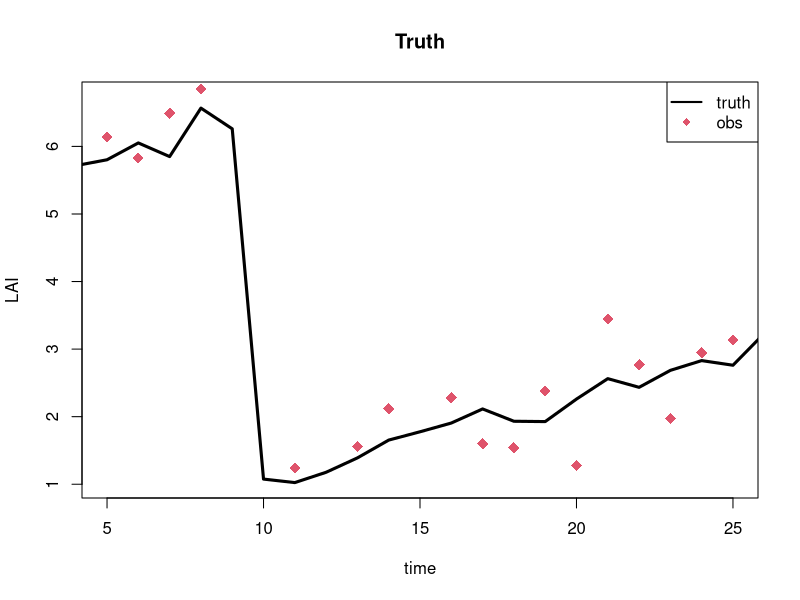
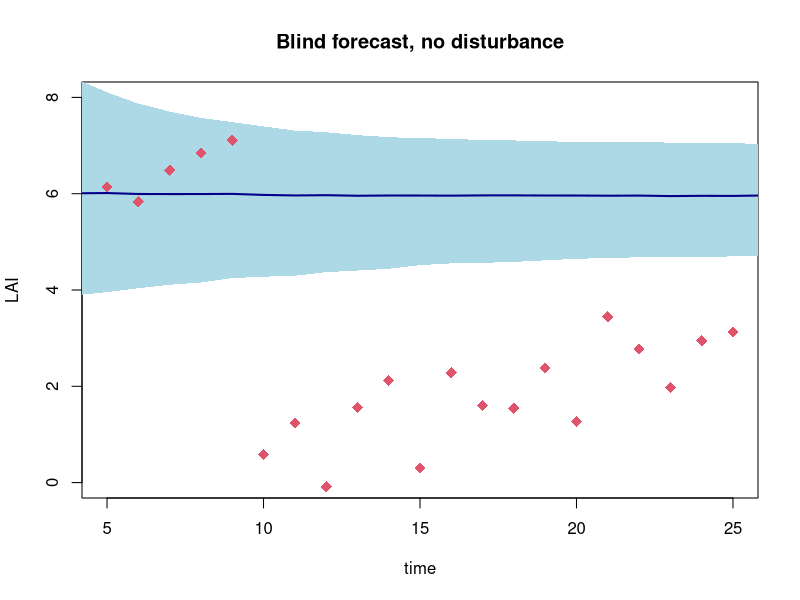
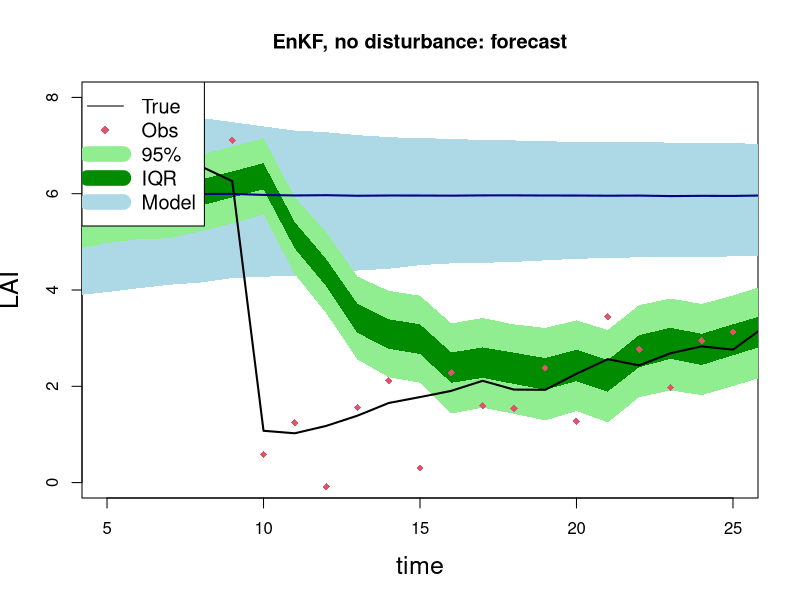
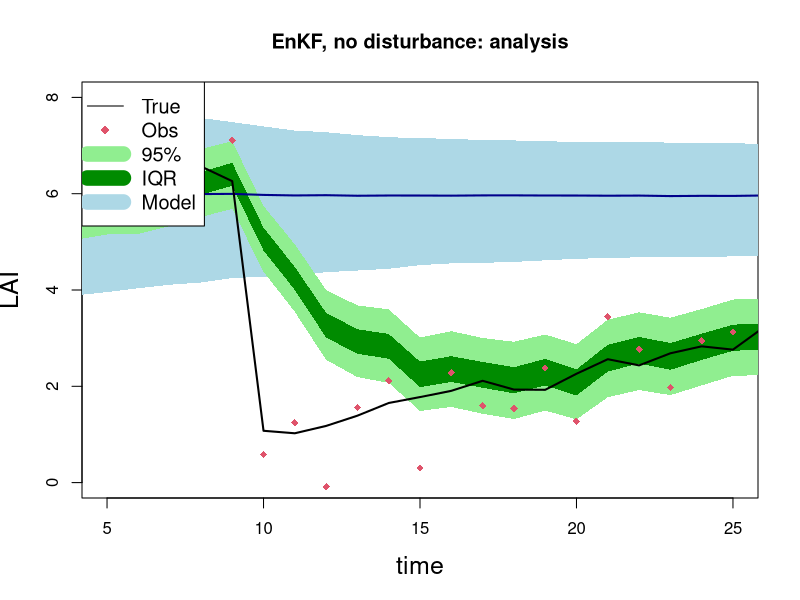
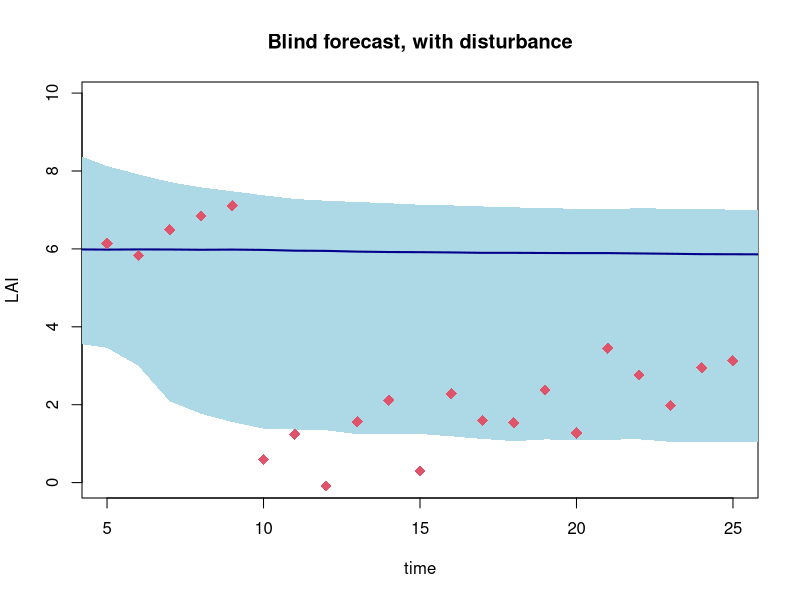
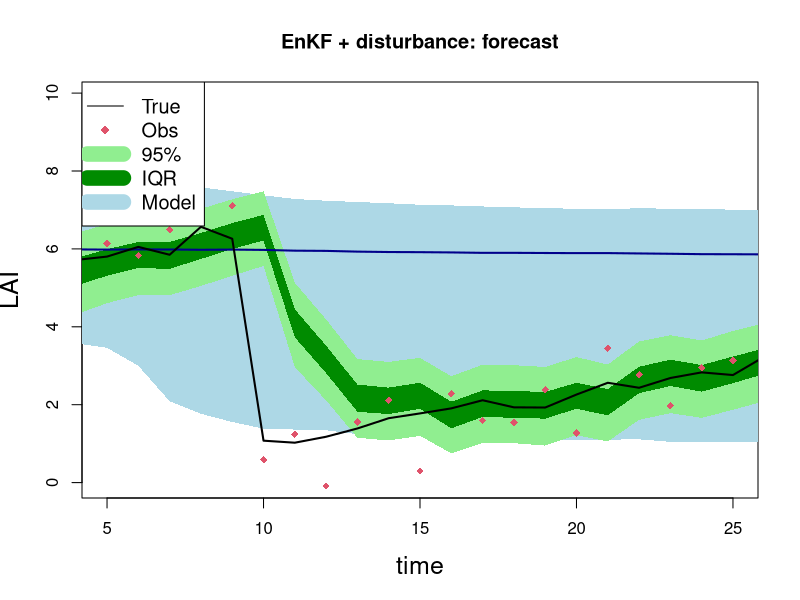
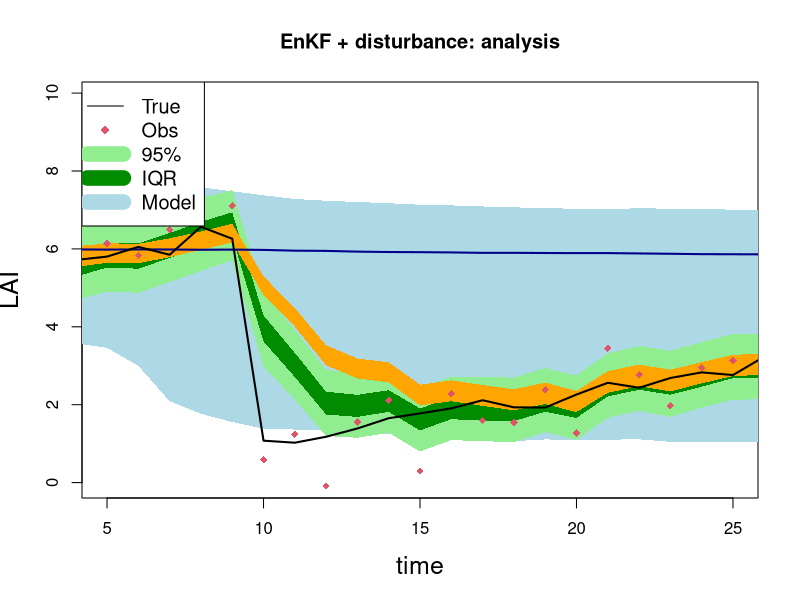
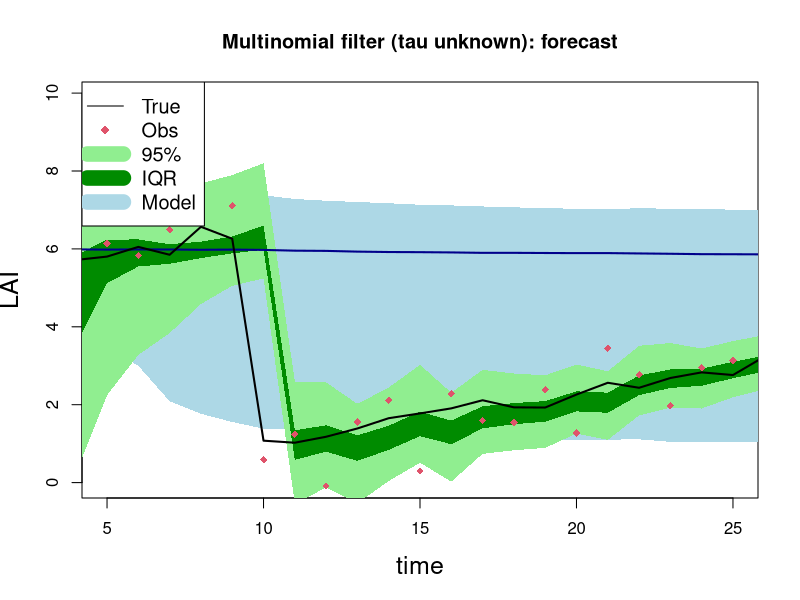

Write R code to recreate these figures, in order.
## Single site, single disturbance, single pool (logistic LAI) synthetic experiment.
##
## Migrated from SingleSite_SingleDisturb.Rmd. Reproduces
##   1. the "true" run and observations,
##   2. the blind (free-run) forecast without and with disturbance,
##   3. the standard EnKF without and with disturbance,
##   4. the multinomial (disturbed / undisturbed mixture) filter -- here the joint
##      disturbance + process-precision filter of or-model/R/or-joint-update.R (ORJointUpdate),
##      ported from the 3-pool VSEM model to the 1-pool logistic LAI model,
## and the comparison figure of the three filters.
##
## The logistic model has a single scalar process error, n_t ~ N(f(n_{t-1}), 1/tau),
## with f(n) = n + r n (1 - n/K). As in ORJointUpdate, tau is unknown and carried on
## a log-spaced grid; disturbance replaces the state with a draw from N(mu0, V0).
##
## Run from the repository root:  Rscript synthetic-experiments/singlesite-singledisturbance-singlepool.R
## Figures and results go to `outdir` (git-ignored).

outdir <- "experiments/synthetic/singlesite-singledisturbance-singlepool"
if (!dir.exists(outdir)) dir.create(outdir, recursive = TRUE)

## ---- "True" run ---------------------------------------------------------------
## Same parameters and RNG sequence as SingleSite_SingleDisturb.Rmd, so n.true and
## n.obs are identical to the Rmd's (and to data$Y in SSSD.RData).
set.seed(1066)
p.dist = 0.005   # background disturbance probability per step
n0     = 1       # mean post-disturbance LAI
n0.sd  = 0.5     # sd of post-disturbance LAI
nIC    = 6
r      = .1
K      = 6
n.sd   = 0.25    # process error sd (tau = 1/n.sd^2 = 16)
NT     = 100
time   = 1:NT
xlim   = c(5,25)
n = rep(nIC,NT)
d = rep(0,NT)
d[10] = 1  ## prescribe a disturbance
for(t in 2:NT){
  n[t] = n[t-1] + r*n[t-1]*(1-n[t-1]/K) + rnorm(1,0,n.sd)
  if(d[t]) n[t] = abs(rnorm(1,n0,n0.sd))
}
obs.sd = 0.75
n.true = n
n.obs  = rnorm(NT,n.true,obs.sd)

logistic <- function(x) x + r*x*(1-x/K)

## ---- Shared helpers -----------------------------------------------------------
NE   = 10000                       # ensemble size (blind runs and EnKF)
qs5  = c(0.025,0.25,0.5,0.75,0.975)

## blind forecast: NE free runs from the lognormal IC, optionally with disturbance
blind_forecast <- function(disturb) {
  ne = matrix(rlnorm(NE,log(nIC),n.sd),NE,NT)
  for(t in 2:NT){
    ne[,t] = abs(logistic(ne[,t-1]) + rnorm(NE,0,n.sd))
    if(disturb){
      dd = as.logical(rbinom(NE,1,p.dist))
      ne[dd,t] = abs(rnorm(sum(dd),n0,n0.sd))
    }
  }
  apply(ne,2,quantile,c(0.025,0.5,0.975))
}

## standard EnKF (Gaussian-resampled analysis ensemble), optionally with disturbance
## in the forecast ensemble. Returns forecast and analysis quantiles (5 x NT).
## NOTE: the Rmd used obs.sd (not obs.sd^2) as the observation variance in the Kalman
## gain; that is fixed here, so the EnKF bands are slightly narrower than in the Rmd.
run_enkf <- function(disturb) {
  ens = matrix(NA,NT*2+1,NE)
  ens[1,] = rlnorm(NE,log(nIC),n.sd)
  Xae = Pae = Xfe = Pfe = rep(NA,NT)
  for(i in 1:NT){
    ## approximate forecast with Normal
    k = 2*(i-1)+1
    Xfe[i] = mean(ens[k,])
    Pfe[i] = var(ens[k,])

    ## analysis step: combine previous forecast with observed data
    Kg = Pfe[i]/(Pfe[i] + obs.sd^2)
    Xae[i] = if(!is.na(n.obs[i])) Xfe[i] + Kg*(n.obs[i] - Xfe[i]) else Xfe[i]
    Pae[i] = (1-Kg)*Pfe[i]

    ## generate new ensemble
    ens[k+1,] = rnorm(NE,Xae[i],sqrt(Pae[i]))

    ## forecast step: predict to next step from current
    ens[k+2,] = logistic(ens[k+1,]) + rnorm(NE,0,n.sd)
    if(disturb){
      disturbed = as.logical(rbinom(NE,1,p.dist))
      ens[k+2,disturbed] = abs(rnorm(sum(disturbed),n0,n0.sd)) ## disturbance
    }
  }
  list(fx = apply(ens[2*(1:NT)-1,],1,quantile,qs5),
       an = apply(ens[2*(1:NT),],1,quantile,qs5))
}

## ---- Blind forecasts and EnKF ---------------------------------------------------
n0.stats = blind_forecast(disturb = FALSE)
enkf0    = run_enkf(disturb = FALSE)
fx0.stats = enkf0$fx; an0.stats = enkf0$an

n.stats  = blind_forecast(disturb = TRUE)
enkf     = run_enkf(disturb = TRUE)
fx.stats = enkf$fx; an.stats = enkf$an

## ---- Multinomial filter: ORJointUpdate ported to the logistic LAI model ----------

# Quantiles of a 1-d Gaussian mixture sum_i w_i N(mu_i, sd_i^2), by root-finding on its
# CDF. Components with negligible weight are dropped first.
mix_quantile <- function(p, w, mu, sd) {
  keep <- w > 1e-12 * sum(w)
  w <- w[keep] / sum(w[keep]); mu <- mu[keep]; sd <- sd[keep]
  lo <- min(mu - 8 * sd); hi <- max(mu + 8 * sd)
  sapply(p, function(pp) uniroot(function(x) sum(w * pnorm(x, mu, sd)) - pp,
                                 c(lo, hi), tol = 1e-8)$root)
}

# Initial tau weights: grid point g gets the prior mass of its cell, with the cell
# edges at the midpoints to the neighbouring grid points (see or-model/R/or-joint-update.R).
cell_prior_mass <- function(tauGrid, prior) {
  G   <- length(tauGrid)
  if (G == 1) return(1)
  mid <- (tauGrid[-G] + tauGrid[-1]) / 2
  lo  <- c(tauGrid[1], mid)
  hi  <- c(mid, tauGrid[G])
  cdf <- switch(prior$type,
    gamma      = function(x) pgamma(x, shape = prior$shape, rate = prior$rate),
    loguniform = function(x) log(x))
  m <- cdf(hi) - cdf(lo)
  m / sum(m)
}

# Moment-matching projection of the analysis mixture onto two Gaussians per tau grid
# point: group 1 = undisturbed components (k = 0), group 2 = disturbed (k >= 1).
# w, mu, sig: G x 2 x (D+1). Returns w, mu, sig as G x 2 matrices [g, group].
project_grid <- function(w, mu, sig) {
  G   <- dim(w)[1]
  grp <- list(1, seq_len(dim(w)[3])[-1])
  out <- list(w = matrix(0, G, 2), mu = matrix(0, G, 2), sig = matrix(0, G, 2))
  for (h in 1:2) {
    wh  <- w[, , grp[[h]], drop = FALSE]
    wg  <- apply(wh, 1, sum)
    out$w[, h]   <- wg
    out$mu[, h]  <- apply(wh * mu[, , grp[[h]], drop = FALSE], 1, sum) / wg
    out$sig[, h] <- apply(wh * (sig[, , grp[[h]], drop = FALSE] + mu[, , grp[[h]], drop = FALSE]^2), 1, sum) / wg -
                    out$mu[, h]^2
  }
  # a group with zero total weight has undefined moments (0/0 above); give it the other
  # group's moments so it stays finite -- its weight is 0, so it only enters the proposal
  z1 <- !(out$w[, 1] > 0); z2 <- !(out$w[, 2] > 0) & !z1
  out$mu[z1, 1] <- out$mu[z1, 2]; out$sig[z1, 1] <- out$sig[z1, 2]
  out$mu[z2, 2] <- out$mu[z2, 1]; out$sig[z2, 2] <- out$sig[z2, 1]
  out
}

##' Approximate joint disturbance + process-precision update, logistic LAI model
##'
##' Port of ORJointUpdate (or-model/R/or-joint-update.R) to a 1-pool state. Per tau grid point g
##' the analysis is a 2-component Gaussian mixture (j = undisturbed / disturbed history).
##' Forecast: importance-sample the previous analysis mixture, push the samples through
##' the logistic model and take weighted moments for every (g, j); the undisturbed branch
##' (k = 0) adds process variance 1/tau_g, a disturbed branch (k >= 1) replaces the state
##' with N(mu0_k, V0_k), which does not depend on the prior state so its moments are exact.
##' Analysis: Kalman update of every (g, j, k), likelihood-weighted, then moment-matched
##' back onto 2 components per g; the tau posterior is updated on the grid.
##'
##' @param Y length-NT observations (NA => forecast-only step)
##' @param R observation-error variance
##' @param Xic initial-condition ensemble (vector)
##' @param model deterministic one-step model f(x), vectorised
##' @param dist disturbance list: p ((D+1) x NT prior; row 1 = undisturbed), n (# classes),
##'   vals (per-class list(mu0, V0))
##' @param G number of tau grid points
##' @param N importance-sample size
##' @param prior prior for tau: list(type = "gamma", shape, rate) or list(type = "loguniform")
##' @param grid list(tauMin, tauMax) for the log-spaced tau grid (tauMin == tauMax => known tau)
##' @param forecastFirst if FALSE, Xic is the prior at t = 1 and step 1 is analysis-only
##'   (the alignment of the EnKF in SingleSite_SingleDisturb.Rmd); if TRUE, Xic is the
##'   state at t = 0 and step 1 forecasts first, as in ORJointUpdate
##' @return list of length-NT summaries, marginalised over the tau posterior and components:
##'   mean, var, q (5 x NT analysis quantiles at qs5), fq (forecast quantiles), pDist,
##'   pit, wDrop, procVar = E[1/tau | y_{1:t}], tauPost (G x NT), tauGrid, and mix
##'   (per-t analysis mixture: w, mu, sd) for density plots
ORJointUpdateLogistic <- function(Y, R, Xic, model, dist, G = 200, N = 1000, prior, grid,
                                  forecastFirst = FALSE) {
  NT <- length(Y)
  D  <- dist$n
  tauGrid <- exp(seq(log(grid$tauMin), log(grid$tauMax), length.out = G))

  qs      <- log(cell_prior_mass(tauGrid, prior))
  prevW   <- matrix(0.5, G, 2)
  prevMu  <- matrix(mean(Xic), G, 2)
  prevSig <- matrix(var(Xic), G, 2)

  hist <- list(
    mean = rep(NA_real_, NT), var = rep(NA_real_, NT),
    q = matrix(NA_real_, 5, NT), fq = matrix(NA_real_, 5, NT),
    pDist = rep(NA_real_, NT), pit = rep(NA_real_, NT), wDrop = rep(NA_real_, NT),
    procVar = rep(NA_real_, NT), tauPost = matrix(NA_real_, G, NT), tauGrid = tauGrid,
    mix = vector("list", NT)
  )

  for (t in 1:NT) {
    muF  <- array(0, dim = c(G, 2, D+1))
    sigF <- array(0, dim = c(G, 2, D+1))
    dropF <- matrix(FALSE, G, 2)

    if (t == 1 && !forecastFirst) {
      # the IC is the time-1 prior: no propagation, no process error
      muF[, , 1]  <- prevMu
      sigF[, , 1] <- prevSig
    } else {
      # sample from the proposal: equal-weight mixture over every (g, j), positive LAI only
      propSamples <- numeric(0); tries <- 0L
      while (length(propSamples) < N) {
        tries <- tries + 1L
        if (tries > 100L) stop(sprintf("t=%d: proposal rejection rate too high", t))
        i <- sample.int(G, N, replace = TRUE); j <- sample.int(2L, N, replace = TRUE)
        x <- rnorm(N, prevMu[cbind(i, j)], sqrt(prevSig[cbind(i, j)]))
        propSamples <- c(propSamples, x[x > 0])
      }
      propSamples <- propSamples[1:N]
      sim0 <- model(propSamples)

      # P x N log density of every sample under every flattened component r = (j-1)*G + g
      compMu  <- as.vector(prevMu)
      compSd  <- sqrt(as.vector(prevSig))
      logDens <- dnorm(outer(-compMu, propSamples, "+") / compSd, log = TRUE) - log(compSd)

      # importance weights of each component's samples, in log space
      mx      <- apply(logDens, 2, max)
      logProp <- mx + log(colSums(exp(sweep(logDens, 2, mx)))) - log(2 * G)
      logW    <- sweep(logDens, 2, logProp)
      W       <- exp(logW - apply(logW, 1, max))
      W       <- W / rowSums(W)
      cN      <- 1 - rowSums(W^2)

      # components whose weights collapse onto ~1 sample have no estimable forecast
      # moments: unweighted placeholder moments and zero likelihood below
      degen <- cN < 1e-8
      W[degen, ] <- 1 / N
      cN[degen]  <- 1 - 1 / N
      dropF <- matrix(degen, G, 2)

      ctr <- mean(sim0)
      MU  <- as.vector(W %*% sim0)
      S   <- (as.vector(W %*% (sim0 - ctr)^2) - (MU - ctr)^2) / cN
      muF[, , 1]  <- MU
      sigF[, , 1] <- S + 1 / rep(tauGrid, 2)        # process variance 1/tau_g
    }
    for (k in seq_len(D)) {                         # disturbance replaces the state
      muF[, , k + 1]  <- dist$vals[[k]]$mu0
      sigF[, , k + 1] <- dist$vals[[k]]$V0
    }

    beta    <- dist$p[, t]
    piPrev  <- exp(qs - max(qs)); piPrev <- piPrev / sum(piPrev)          # pi_{t-1}(g)
    wPrior  <- outer(prevW, beta)                                         # G x 2 x (D+1)
    wPrior[, , 1][dropF] <- 0
    hist$wDrop[t] <- sum(piPrev * prevW * dropF) * beta[1]

    # forecast (one-step-ahead) mixture, marginalised over pi_{t-1}
    wF <- wPrior * piPrev; wF <- wF / sum(wF)
    hist$fq[, t] <- mix_quantile(qs5, wF, muF, sqrt(sigF))

    if (is.na(Y[t])) {
      muA <- muF; sigA <- sigF; lA <- array(1, dim(muF))
    } else {
      s   <- sigF + R
      Kg  <- sigF / s
      muA <- muF + Kg * (Y[t] - muF)
      sigA <- sigF * (1 - Kg)
      lA  <- dnorm(Y[t], muF, sqrt(s))
      hist$pit[t] <- sum(wF * pnorm(Y[t], muF, sqrt(s)))
    }

    # tau posterior on the grid
    zsum <- apply(wPrior * lA, 1, sum)
    logz <- log(zsum)
    if (any(!is.finite(logz))) stop(sprintf("t=%d: zero or non-finite marginal likelihood at %d tau grid points", t, sum(!is.finite(logz))))
    qs <- qs + logz
    ws <- exp(qs - max(qs)); ws <- ws / sum(ws)
    hist$tauPost[, t] <- ws
    hist$procVar[t]   <- sum(ws / tauGrid)

    # analysis weights
    wA <- wPrior * lA / zsum

    # summaries, marginalised over the tau posterior and components
    wAll <- wA * ws
    hist$mean[t]  <- sum(wAll * muA)
    hist$var[t]   <- sum(wAll * (sigA + muA^2)) - hist$mean[t]^2
    hist$pDist[t] <- sum(wAll[, , -1])
    hist$q[, t]   <- mix_quantile(qs5, wAll, muA, sqrt(sigA))
    keep <- wAll > 1e-10
    hist$mix[[t]] <- list(w = wAll[keep], mu = muA[keep], sd = sqrt(sigA[keep]))

    # project back onto 2 components per tau grid point
    out     <- project_grid(wA, muA, sigA)
    prevW   <- out$w
    prevMu  <- out$mu
    prevSig <- out$sig
  }
  hist
}

## disturbance prior: background p.dist every step except t = 1 (the IC step, where
## the truth cannot be disturbed)
or.dist <- list(
  p    = rbind(c(1, rep(1 - p.dist, NT - 1)), c(0, rep(p.dist, NT - 1))),
  n    = 1,
  vals = list(list(mu0 = n0, V0 = n0.sd^2))
)
or.Xic <- rlnorm(NE, log(nIC), n.sd)

## tau unknown: log-uniform prior on a grid spanning process sd 0.01 .. 3.2
or.fit <- ORJointUpdateLogistic(Y = n.obs, R = obs.sd^2, Xic = or.Xic, model = logistic,
                                dist = or.dist, G = 200, N = 1000,
                                prior = list(type = "loguniform"),
                                grid = list(tauMin = 0.1, tauMax = 1e4))
## tau known (= 1/n.sd^2), the setting of the Rmd's multinomial filter
or.known <- ORJointUpdateLogistic(Y = n.obs, R = obs.sd^2, Xic = or.Xic, model = logistic,
                                  dist = or.dist, G = 1, N = 1000,
                                  prior = list(type = "loguniform"),
                                  grid = list(tauMin = 1/n.sd^2, tauMax = 1/n.sd^2))

CI.fN = or.fit$q
Dbar  = or.fit$pDist

## ---- Figures ----------------------------------------------------------------------
band <- function(x, lo, hi, col) polygon(c(x, rev(x)), c(lo, rev(hi)), border = NA, col = col)
col.alpha <- function(col, a) adjustcolor(col, alpha.f = a)
leg <- function() legend("topleft",legend=c("True","Obs","95%","IQR","Model"),lty=c(1,0,1,1,1),
                         col=c(1,2,"lightgreen","green4","lightblue"),lwd=c(1,NA,15,15,15),
                         cex=1.2,pch=c(NA,18,NA,NA,NA))
filter_panel <- function(stats, free, yrng, main, extra = NULL) {
  plot(time,stats[5,],ylim=yrng,xlim=xlim,type='n',ylab="LAI",cex.lab=1.5,main=main)
  band(time,free[1,],free[3,],'lightblue')       ## free run 95%
  band(time,stats[1,],stats[5,],'lightgreen')     ## filter 95%
  band(time,stats[2,],stats[4,],'green4')         ## filter IQR
  if(!is.null(extra)) band(time,extra[2,],extra[4,],'orange')
  lines(time,free[2,],lwd=2,col="blue4")
  lines(time,n.true,lwd=2)
  points(time,n.obs,pch=18,col=2)
  leg()
}

pdf(file.path(outdir, "figures.pdf"), width = 7, height = 6)

## truth and obs
plot(time,n.true,type='l',ylim=range(n.true),xlim=xlim,ylab="LAI",lwd=3,main="Truth")
points(time,n.obs,pch=18,col=2,cex=1.5)
legend("topright",legend=c("truth","obs"),lwd=c(2,NA),pch=c(NA,18),col=1:2)

## blind forecast w/o disturbance
yrng0 = c(0,8)
plot(time,n.obs,type='n',ylim=yrng0,xlim=xlim,ylab="LAI",main="Blind forecast, no disturbance")
band(time,n0.stats[1,],n0.stats[3,],'lightblue')
lines(time,n0.stats[2,],lwd=2,col="blue4")
points(time,n.obs,pch=18,col=2,cex=1.5)

## standard EnKF w/o disturbance
filter_panel(fx0.stats, n0.stats, yrng0, "EnKF, no disturbance: forecast")
filter_panel(an0.stats, n0.stats, yrng0, "EnKF, no disturbance: analysis")

## blind forecast w/ disturbance
yrng = c(0, max(n.stats))
plot(time,n.obs,type='n',ylim=yrng,xlim=xlim,ylab="LAI",main="Blind forecast, with disturbance")
band(time,n.stats[1,],n.stats[3,],'lightblue')
lines(time,n.stats[2,],lwd=2,col="blue4")
points(time,n.obs,pch=18,col=2,cex=1.5)

## standard EnKF + disturbance (orange = analysis IQR without disturbance)
filter_panel(fx.stats, n.stats, yrng, "EnKF + disturbance: forecast")
filter_panel(an.stats, n.stats, yrng, "EnKF + disturbance: analysis", extra = an0.stats)

## multinomial (OR joint) filter
filter_panel(or.fit$fq, n.stats, yrng, "Multinomial filter (tau unknown): forecast")
filter_panel(or.fit$q,  n.stats, yrng, "Multinomial filter (tau unknown): analysis")

## P(disturbed)
plot(time,or.fit$pDist,type='h',lwd=4,col="#eb6834",xlim=xlim,ylim=c(0,1),
     ylab="P(disturbed)",main="Posterior probability of disturbance")
points(time,or.known$pDist,pch=19,cex=0.6)
abline(v=which(d==1),lty=2)
legend("topright",legend=c("tau unknown","tau known","true disturbance"),
       lty=c(1,NA,2),lwd=c(4,NA,1),pch=c(NA,19,NA),col=c("#eb6834",1,1))

## process-error sd: posterior over time vs truth
tauQ <- apply(or.fit$tauPost, 2, function(w) {
  cdf <- cumsum(w); or.fit$tauGrid[sapply(c(0.025,0.5,0.975), function(p) which(cdf >= p)[1])]
})
sdQ <- 1/sqrt(tauQ)
plot(time,sdQ[2,],type='n',log="y",ylim=range(sdQ),ylab="process error sd (1/sqrt(tau))",
     main="Process-error posterior")
band(time,sdQ[3,],sdQ[1,],col.alpha("#2a78d6",0.3))
lines(time,sdQ[2,],lwd=2,col="#2a78d6")
lines(time,sqrt(or.fit$procVar),lty=2,col="#2a78d6")
abline(h=n.sd,lwd=2)
legend("topright",legend=c("posterior median","95% interval","sqrt(E[1/tau])","truth"),
       col=c("#2a78d6",col.alpha("#2a78d6",0.3),"#2a78d6",1),lwd=c(2,10,1,2),lty=c(1,1,2,1))

## analysis densities around the disturbance (mixtures, not Gaussian)
xseq <- seq(-0.5, 8, length.out = 400)
tt   <- xlim[1]:xlim[2]
dens <- sapply(tt, function(t) { m <- or.fit$mix[[t]]
  colSums(m$w * dnorm(outer(m$mu, xseq, function(mu, x) x - mu) / m$sd) / m$sd) })
sc <- 0.9 / max(dens)
plot(NA,xlim=range(xseq),ylim=range(tt)+c(0,1),xlab="LAI",ylab="Time",
     main="Multinomial filter analysis densities")
for(i in rev(seq_along(tt))) polygon(c(xseq,rev(xseq)), tt[i] + c(dens[,i]*sc, rep(0,length(xseq))),
                                     col=col.alpha("#0c4c8a",0.6), border="white")
points(n.true[tt], tt, pch=4, col=2)

## comparison of the three filters (95% / IQR as in the Rmd)
for(lev in list(c(1,5), c(2,4))){
  plot(time,n.obs,ylim=range(c(CI.fN[lev,], n.obs, an.stats[lev,])),xlim=xlim,type='n',
       ylab="LAI",xlab="time",main=sprintf("Filter comparison (%s)", if(lev[1]==1) "95%" else "IQR"))
  band(time,an0.stats[lev[1],],an0.stats[lev[2],],'#FFBF6C')
  band(time,an.stats[lev[1],],an.stats[lev[2],],col.alpha('#b2df8a',0.7))
  band(time,CI.fN[lev[1],],CI.fN[lev[2],],col.alpha("blue",0.3))
  lines(an0.stats[3,],col="orange",lwd=2)
  lines(an.stats[3,],col="#b2df8a",lwd=2)
  lines(CI.fN[3,],col="blue",lwd=2)
  lines(Dbar,lwd=2)
  lines(time,n.true,lty=2)
  points(n.obs,pch=18,col=2)
  legend("topright",legend=c("EnKF, no disturb","EnKF, disturb","Multinomial","data","P(dist)","truth"),
         lwd=c(5,5,5,5,5,1),lty=c(1,1,1,1,1,2),col=c("orange","#b2df8a","blue","red","black","black"))
}

dev.off()

## ---- Save outputs -------------------------------------------------------------
data = list(Y = n.obs)
saveRDS(list(data=data, n.true=n.true, d=d, time=time, NT=NT, xlim=xlim,
             n0.stats=n0.stats, n.stats=n.stats,
             fx0.stats=fx0.stats, an0.stats=an0.stats, fx.stats=fx.stats, an.stats=an.stats,
             CI.fN=CI.fN, Dbar=Dbar, or.fit=or.fit, or.known=or.known),
        file.path(outdir, "results.rds"))

## headline numbers
rmse <- function(x) sqrt(mean((x - n.true)^2))
cat(sprintf("analysis-median RMSE: EnKF no-dist %.3f | EnKF dist %.3f | multinomial %.3f (tau known %.3f)\n",
            rmse(an0.stats[3,]), rmse(an.stats[3,]), rmse(or.fit$q[3,]), rmse(or.known$q[3,])))
cat(sprintf("P(disturbed) at t=10: %.3f (tau known %.3f); max elsewhere %.3f\n",
            or.fit$pDist[10], or.known$pDist[10], max(or.fit$pDist[-10])))
cat(sprintf("process sd: posterior sqrt(E[1/tau]) at t=NT %.3f (truth %.3f)\n",
            sqrt(or.fit$procVar[NT]), n.sd))
